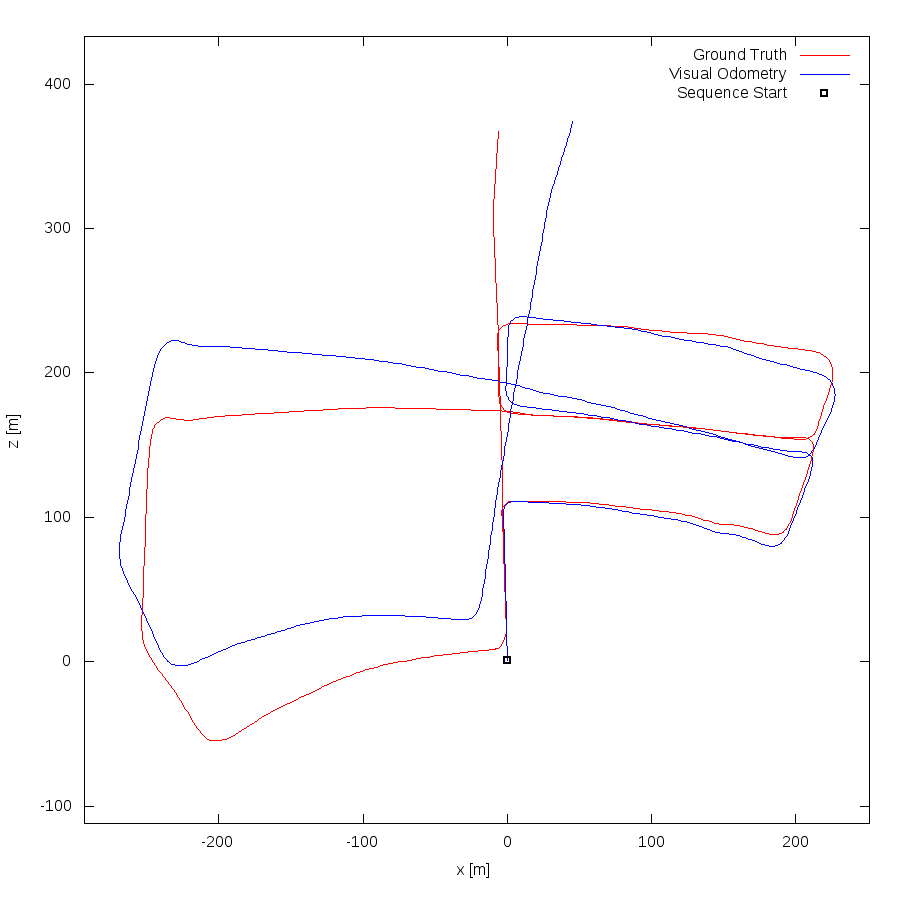

gnuplot code for this plot:
set term postscript eps enhanced color
set output "05.eps"
set size ratio -1
set xrange [-293:251]
set yrange [-112:433]
set xlabel "x [m]"
set ylabel "z [m]"
plot "05.txt" using 1:2 lc rgb "#FF0000" title 'Ground Truth' w lines,"05.txt" using 3:4 lc rgb "#0000FF" title 'Visual Odometry' w lines,"< head -1 05.txt" using 1:2 lc rgb "#000000" pt 4 ps 1 lw 2 title 'Sequence Start' w points
